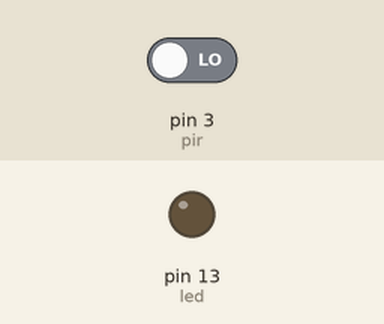
This sketch was run on a simulated Arduino Uno, built with avr-gcc and run on an emulated ATmega328P. Parts: output pins drawn as LEDs (lit = HIGH). Inputs (shaded band) come from the test bench; at power-on: pin 3 (pir) LOW. What the sketch prints to the serial monitor is not drawn.

Above: at 1.2 s.
1.3 s: pin 3 (pir) driven HIGH
At 1.6 s:
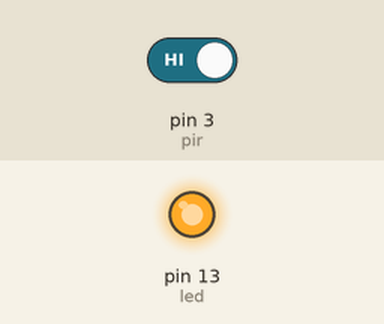
2.8 s: pin 3 (pir) driven LOW
At 4.0 s:
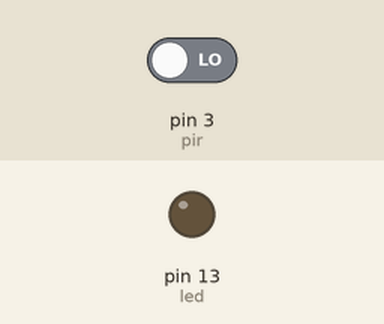
Timing chart, 0 to 5.8 s (numbered marks = the images above; inputs shaded):
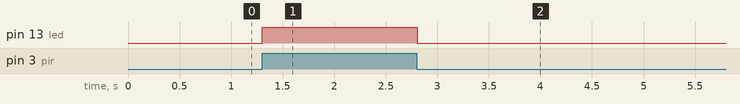

Measured:
- after the input at 1.3 s, pin 13 (led): LOW → HIGH at once
- after the input at 2.8 s, pin 13 (led): HIGH → LOW at once

The sketch:

10J_PIR.ino
```cpp
int pir = 3, led = 13;

void setup() {
  // put your setup code here, to run once:
  pinMode(pir, INPUT);
  pinMode(led, OUTPUT);
  Serial.begin(9600);
}

void loop() {
  // put your main code here, to run repeatedly:
  bool a = digitalRead(pir);
  if(a == HIGH) digitalWrite(led, HIGH);
  else digitalWrite(led, LOW);
  Serial.println(a);
}
```
